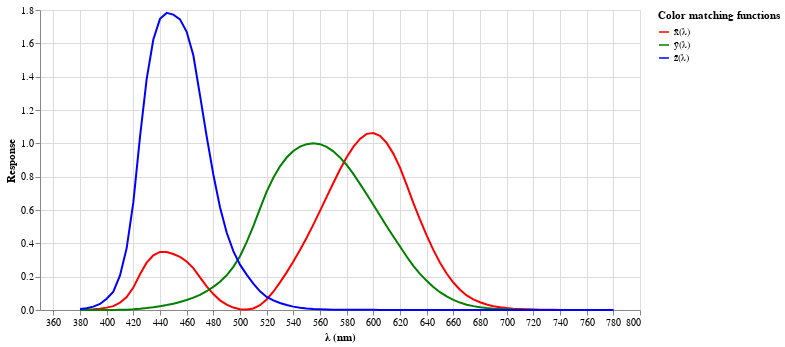

This figure's notebook cell:
### Code cell
colorMatching :: Array P Ix2 Double
colorMatching = A.compute $ A.makeLoadArrayS (Sz (length CIE1931.xyzColorMatchingFunctions :. 4)) 0 $ \ writeCell ->
  let writeColumn i (w, V3 x y z, _) = do
            writeCell (i :. 0) w
            writeCell (i :. 1) x
            writeCell (i :. 2) y
            writeCell (i :. 3) z
  in Monad.zipWithM_ writeColumn [0..] CIE1931.xyzColorMatchingFunctions 

colorMatchingPlot = toVegaLite
  [ description "CIE1931 XYZ 2° Observer Color Matching Functions"
  , background "white"
  , height 300
  , width 600
  , dataFromColumns []
    . dataColumn "λ (nm)" (Numbers (A.toList (colorMatching <! 0)))
    . dataColumn "x̄(λ)" (Numbers (A.toList (colorMatching <! 1)))
    . dataColumn "ȳ(λ)" (Numbers (A.toList (colorMatching <! 2)))
    . dataColumn "z̄(λ)" (Numbers (A.toList (colorMatching <! 3)))
    $ []
  , transform . foldAs ["x̄(λ)", "ȳ(λ)", "z̄(λ)"] "Color matching functions" "Response" $ []
  , mark Line []
  , encoding 
    . position VL.X [PName "λ (nm)", PmType Quantitative]
    . position VL.Y [PName "Response", PmType Quantitative]
    . color [ MName "Color matching functions"
            , MmType Nominal
            , MScale [SDomain (DStrings ["x̄(λ)", "ȳ(λ)", "z̄(λ)"]), SRange (RStrings ["Red", "Green", "Blue"])]
            ]
    $ []
  ]

vlShow colorMatchingPlot

### Figure 1 — Vega-Lite specification as saved in the notebook (floating-point values rounded to 4 significant figures)
{"$schema": "https://vega.github.io/schema/vega-lite/v3.json", "background": "white", "data": {"values": [{"x̄(λ)": 0.001368, "z̄(λ)": 0.00645, "ȳ(λ)": 3.9e-05, "λ (nm)": 380}, {"x̄(λ)": 0.002236, "z̄(λ)": 0.01055, "ȳ(λ)": 6.4e-05, "λ (nm)": 385}, {"x̄(λ)": 0.004243, "z̄(λ)": 0.02005, "ȳ(λ)": 0.00012, "λ (nm)": 390}, {"x̄(λ)": 0.00765, "z̄(λ)": 0.03621, "ȳ(λ)": 0.000217, "λ (nm)": 395}, {"x̄(λ)": 0.01431, "z̄(λ)": 0.06785, "ȳ(λ)": 0.000396, "λ (nm)": 400}, {"x̄(λ)": 0.02319, "z̄(λ)": 0.1102, "ȳ(λ)": 0.00064, "λ (nm)": 405}, {"x̄(λ)": 0.04351, "z̄(λ)": 0.2074, "ȳ(λ)": 0.00121, "λ (nm)": 410}, {"x̄(λ)": 0.07763, "z̄(λ)": 0.3713, "ȳ(λ)": 0.00218, "λ (nm)": 415}, {"x̄(λ)": 0.1344, "z̄(λ)": 0.6456, "ȳ(λ)": 0.004, "λ (nm)": 420}, {"x̄(λ)": 0.2148, "z̄(λ)": 1.039, "ȳ(λ)": 0.0073, "λ (nm)": 425}, {"x̄(λ)": 0.2839, "z̄(λ)": 1.386, "ȳ(λ)": 0.0116, "λ (nm)": 430}, {"x̄(λ)": 0.3285, "z̄(λ)": 1.623, "ȳ(λ)": 0.01684, "λ (nm)": 435}, {"x̄(λ)": 0.3483, "z̄(λ)": 1.747, "ȳ(λ)": 0.023, "λ (nm)": 440}, {"x̄(λ)": 0.3481, "z̄(λ)": 1.783, "ȳ(λ)": 0.0298, "λ (nm)": 445}, {"x̄(λ)": 0.3362, "z̄(λ)": 1.772, "ȳ(λ)": 0.038, "λ (nm)": 450}, {"x̄(λ)": 0.3187, "z̄(λ)": 1.744, "ȳ(λ)": 0.048, "λ (nm)": 455}, {"x̄(λ)": 0.2908, "z̄(λ)": 1.669, "ȳ(λ)": 0.06, "λ (nm)": 460}, {"x̄(λ)": 0.2511, "z̄(λ)": 1.528, "ȳ(λ)": 0.0739, "λ (nm)": 465}, {"x̄(λ)": 0.1954, "z̄(λ)": 1.288, "ȳ(λ)": 0.09098, "λ (nm)": 470}, {"x̄(λ)": 0.1421, "z̄(λ)": 1.042, "ȳ(λ)": 0.1126, "λ (nm)": 475}, {"x̄(λ)": 0.09564, "z̄(λ)": 0.8129, "ȳ(λ)": 0.139, "λ (nm)": 480}, {"x̄(λ)": 0.05795, "z̄(λ)": 0.6162, "ȳ(λ)": 0.1693, "λ (nm)": 485}, {"x̄(λ)": 0.03201, "z̄(λ)": 0.4652, "ȳ(λ)": 0.208, "λ (nm)": 490}, {"x̄(λ)": 0.0147, "z̄(λ)": 0.3533, "ȳ(λ)": 0.2586, "λ (nm)": 495}, {"x̄(λ)": 0.0049, "z̄(λ)": 0.272, "ȳ(λ)": 0.323, "λ (nm)": 500}, {"x̄(λ)": 0.0024, "z̄(λ)": 0.2123, "ȳ(λ)": 0.4073, "λ (nm)": 505}, {"x̄(λ)": 0.0093, "z̄(λ)": 0.1582, "ȳ(λ)": 0.503, "λ (nm)": 510}, {"x̄(λ)": 0.0291, "z̄(λ)": 0.1117, "ȳ(λ)": 0.6082, "λ (nm)": 515}, {"x̄(λ)": 0.06327, "z̄(λ)": 0.07825, "ȳ(λ)": 0.71, "λ (nm)": 520}, {"x̄(λ)": 0.1096, "z̄(λ)": 0.05725, "ȳ(λ)": 0.7932, "λ (nm)": 525}, {"x̄(λ)": 0.1655, "z̄(λ)": 0.04216, "ȳ(λ)": 0.862, "λ (nm)": 530}, {"x̄(λ)": 0.2258, "z̄(λ)": 0.02984, "ȳ(λ)": 0.9149, "λ (nm)": 535}, {"x̄(λ)": 0.2904, "z̄(λ)": 0.0203, "ȳ(λ)": 0.954, "λ (nm)": 540}, {"x̄(λ)": 0.3597, "z̄(λ)": 0.0134, "ȳ(λ)": 0.9803, "λ (nm)": 545}, {"x̄(λ)": 0.4335, "z̄(λ)": 0.00875, "ȳ(λ)": 0.995, "λ (nm)": 550}, {"x̄(λ)": 0.5121, "z̄(λ)": 0.00575, "ȳ(λ)": 1, "λ (nm)": 555}, {"x̄(λ)": 0.5945, "z̄(λ)": 0.0039, "ȳ(λ)": 0.995, "λ (nm)": 560}, {"x̄(λ)": 0.6784, "z̄(λ)": 0.00275, "ȳ(λ)": 0.9786, "λ (nm)": 565}, {"x̄(λ)": 0.7621, "z̄(λ)": 0.0021, "ȳ(λ)": 0.952, "λ (nm)": 570}, {"x̄(λ)": 0.8425, "z̄(λ)": 0.0018, "ȳ(λ)": 0.9154, "λ (nm)": 575}, {"x̄(λ)": 0.9163, "z̄(λ)": 0.00165, "ȳ(λ)": 0.87, "λ (nm)": 580}, {"x̄(λ)": 0.9786, "z̄(λ)": 0.0014, "ȳ(λ)": 0.8163, "λ (nm)": 585}, {"x̄(λ)": 1.026, "z̄(λ)": 0.0011, "ȳ(λ)": 0.757, "λ (nm)": 590}, {"x̄(λ)": 1.057, "z̄(λ)": 0.001, "ȳ(λ)": 0.6949, "λ (nm)": 595}, {"x̄(λ)": 1.062, "z̄(λ)": 0.0008, "ȳ(λ)": 0.631, "λ (nm)": 600}, {"x̄(λ)": 1.046, "z̄(λ)": 0.0006, "ȳ(λ)": 0.5668, "λ (nm)": 605}, {"x̄(λ)": 1.003, "z̄(λ)": 0.00034, "ȳ(λ)": 0.503, "λ (nm)": 610}, {"x̄(λ)": 0.9384, "z̄(λ)": 0.00024, "ȳ(λ)": 0.4412, "λ (nm)": 615}, {"x̄(λ)": 0.8545, "z̄(λ)": 0.00019, "ȳ(λ)": 0.381, "λ (nm)": 620}, {"x̄(λ)": 0.7514, "z̄(λ)": 0.0001, "ȳ(λ)": 0.321, "λ (nm)": 625}, {"x̄(λ)": 0.6424, "z̄(λ)": 5e-05, "ȳ(λ)": 0.265, "λ (nm)": 630}, {"x̄(λ)": 0.5419, "z̄(λ)": 3e-05, "ȳ(λ)": 0.217, "λ (nm)": 635}, {"x̄(λ)": 0.4479, "z̄(λ)": 2e-05, "ȳ(λ)": 0.175, "λ (nm)": 640}, {"x̄(λ)": 0.3608, "z̄(λ)": 1e-05, "ȳ(λ)": 0.1382, "λ (nm)": 645}, {"x̄(λ)": 0.2835, "z̄(λ)": 0, "ȳ(λ)": 0.107, "λ (nm)": 650}, {"x̄(λ)": 0.2187, "z̄(λ)": 0, "ȳ(λ)": 0.0816, "λ (nm)": 655}, {"x̄(λ)": 0.1649, "z̄(λ)": 0, "ȳ(λ)": 0.061, "λ (nm)": 660}, {"x̄(λ)": 0.1212, "z̄(λ)": 0, "ȳ(λ)": 0.04458, "λ (nm)": 665}, {"x̄(λ)": 0.0874, "z̄(λ)": 0, "ȳ(λ)": 0.032, "λ (nm)": 670}, {"x̄(λ)": 0.0636, "z̄(λ)": 0, "ȳ(λ)": 0.0232, "λ (nm)": 675}, {"x̄(λ)": 0.04677, "z̄(λ)": 0, "ȳ(λ)": 0.017, "λ (nm)": 680}, {"x̄(λ)": 0.0329, "z̄(λ)": 0, "ȳ(λ)": 0.01192, "λ (nm)": 685}, {"x̄(λ)": 0.0227, "z̄(λ)": 0, "ȳ(λ)": 0.00821, "λ (nm)": 690}, {"x̄(λ)": 0.01584, "z̄(λ)": 0, "ȳ(λ)": 0.005723, "λ (nm)": 695}, {"x̄(λ)": 0.01136, "z̄(λ)": 0, "ȳ(λ)": 0.004102, "λ (nm)": 700}, {"x̄(λ)": 0.008111, "z̄(λ)": 0, "ȳ(λ)": 0.002929, "λ (nm)": 705}, {"x̄(λ)": 0.00579, "z̄(λ)": 0, "ȳ(λ)": 0.002091, "λ (nm)": 710}, {"x̄(λ)": 0.004109, "z̄(λ)": 0, "ȳ(λ)": 0.001484, "λ (nm)": 715}, {"x̄(λ)": 0.002899, "z̄(λ)": 0, "ȳ(λ)": 0.001047, "λ (nm)": 720}, {"x̄(λ)": 0.002049, "z̄(λ)": 0, "ȳ(λ)": 0.00074, "λ (nm)": 725}, {"x̄(λ)": 0.00144, "z̄(λ)": 0, "ȳ(λ)": 0.00052, "λ (nm)": 730}, {"x̄(λ)": 0.001, "z̄(λ)": 0, "ȳ(λ)": 0.000361, "λ (nm)": 735}, {"x̄(λ)": 0.00069, "z̄(λ)": 0, "ȳ(λ)": 0.000249, "λ (nm)": 740}, {"x̄(λ)": 0.000476, "z̄(λ)": 0, "ȳ(λ)": 0.000172, "λ (nm)": 745}, {"x̄(λ)": 0.000332, "z̄(λ)": 0, "ȳ(λ)": 0.00012, "λ (nm)": 750}, {"x̄(λ)": 0.000235, "z̄(λ)": 0, "ȳ(λ)": 8.5e-05, "λ (nm)": 755}, {"x̄(λ)": 0.000166, "z̄(λ)": 0, "ȳ(λ)": 6e-05, "λ (nm)": 760}, {"x̄(λ)": 0.000117, "z̄(λ)": 0, "ȳ(λ)": 4.2e-05, "λ (nm)": 765}, {"x̄(λ)": 8.3e-05, "z̄(λ)": 0, "ȳ(λ)": 3e-05, "λ (nm)": 770}, {"x̄(λ)": 5.9e-05, "z̄(λ)": 0, "ȳ(λ)": 2.1e-05, "λ (nm)": 775}, {"x̄(λ)": 4.2e-05, "z̄(λ)": 0, "ȳ(λ)": 1.5e-05, "λ (nm)": 780}]}, "description": "CIE1931 XYZ 2° Observer Color Matching Functions", "encoding": {"color": {"field": "Color matching functions", "scale": {"domain": ["x̄(λ)", "ȳ(λ)", "z̄(λ)"], "range": ["Red", "Green", "Blue"]}, "type": "nominal"}, "x": {"field": "λ (nm)", "type": "quantitative"}, "y": {"field": "Response", "type": "quantitative"}}, "height": 300, "mark": "line", "transform": [{"as": ["Color matching functions", "Response"], "fold": ["x̄(λ)", "ȳ(λ)", "z̄(λ)"]}], "width": 600}
